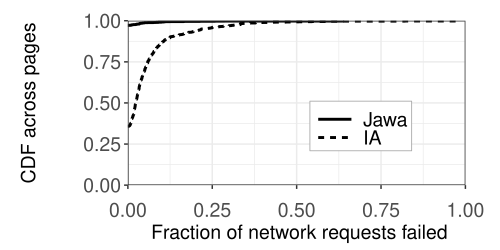

Reproduce this figure in R.
#!/usr/bin/env Rscript
# Arguments: <path to input file> <path to output file>
library(ggplot2)
library(wesanderson)

args <- commandArgs(trailingOnly=TRUE)
output <- args[2]

data <- read.csv(args[1], header=TRUE, sep=",")

# data2 <- read.csv(args[2], header=TRUE, sep=",")

# data$network <- factor(data$network, levels = rev(levels(data$network)))
# data$network <- factor(data$network, levels=c("1day","30min","1min"))
# breaks <- c("Wired, all cores","4G, all cores", "4G, 4 cores disabled")
# labels <- c("lecpu","3g","4g","infinite","cpu-1")
# colnames(data)
# data$category <- factor(data$fraction)
# data$network <- factor(data$network, level=c("Run2","Run0","Run1"))
# data$network <- factor(data$network, level=c("Script","Image","Document","Stylesheet", "Font"))
data$network <- factor(data$network, levels=c('Jawa', 'IA'))
pdf(output, height=2.5, width=5.0)
ggplot(data, aes(x=plt, linetype=network)) +
	stat_ecdf(pad = FALSE,size=1) +
	# geom_ribbon(aes(ymin=plt, ymax=1)) + 
	#geom_line()+
	xlab(" Fraction of network requests failed") +
	# xlab("(Main image bytes)/(Total image bytes)") +
	#ylab("CDF across Alexa news sites") +
	ylab(expression(atop("CDF across pages", paste("")))) + 
	guides(fill=guide_legend(title="Config")) +
	coord_cartesian(ylim=c(0, 1),xlim=c(0,1)) +
	scale_x_continuous(expand=c(0, 0)) +
	 scale_y_continuous(expand=c(0, 0)) + 
	 # scale_color_brewer(breaks=breaks, limits=breaks) + 
	 # scale_x_continuous(sec.axis = sec_axis(~.*1000000, name = "Unique Invocation Count")) + 
	# scale_linetype_manual(values=c("dotted","solid","longdash")) + 
	theme_bw() +
	# scale_linetype_manual(values = c("solid","dash","longdash")) + 
	# guides(fill = guide_legend(nrow = 1))+
	# guides(colour=guide_legend(nrow=2, byrow=TRUE), linetype=guide_legend(nrow=2, byrow=TRUE), direction="vertical") +
	theme(
		legend.title=element_blank(),
		legend.background=element_rect(color="darkgray", fill="white", linetype="solid", size=0.3),
		legend.key=element_blank(),
		legend.key.height=unit(12, "points"),
		legend.key.width=unit(30, "points"),
		legend.position=c(0.69, 0.36),
		# legend.position="top",
		legend.margin=margin(c(1,3,3,3)),
		axis.title=element_text(size=14),
		axis.text=element_text(size=14),
		legend.text=element_text(size=14),
		axis.title.y=element_text(margin=margin(0, 10, 0, 0)),
		# axis.text.x=element_text(margin=margin(10, 0, 0, 0),angle=45),
		axis.text.x=element_text(margin=margin(10, 0, 0, 0)),
		plot.margin=unit(c(15,25,5,15),"points"))
		


.junk <- dev.off()

# lines(ecdf(data2$plt))
#for the js to computation ratio, the input file used was js_fraction_cold.csv
